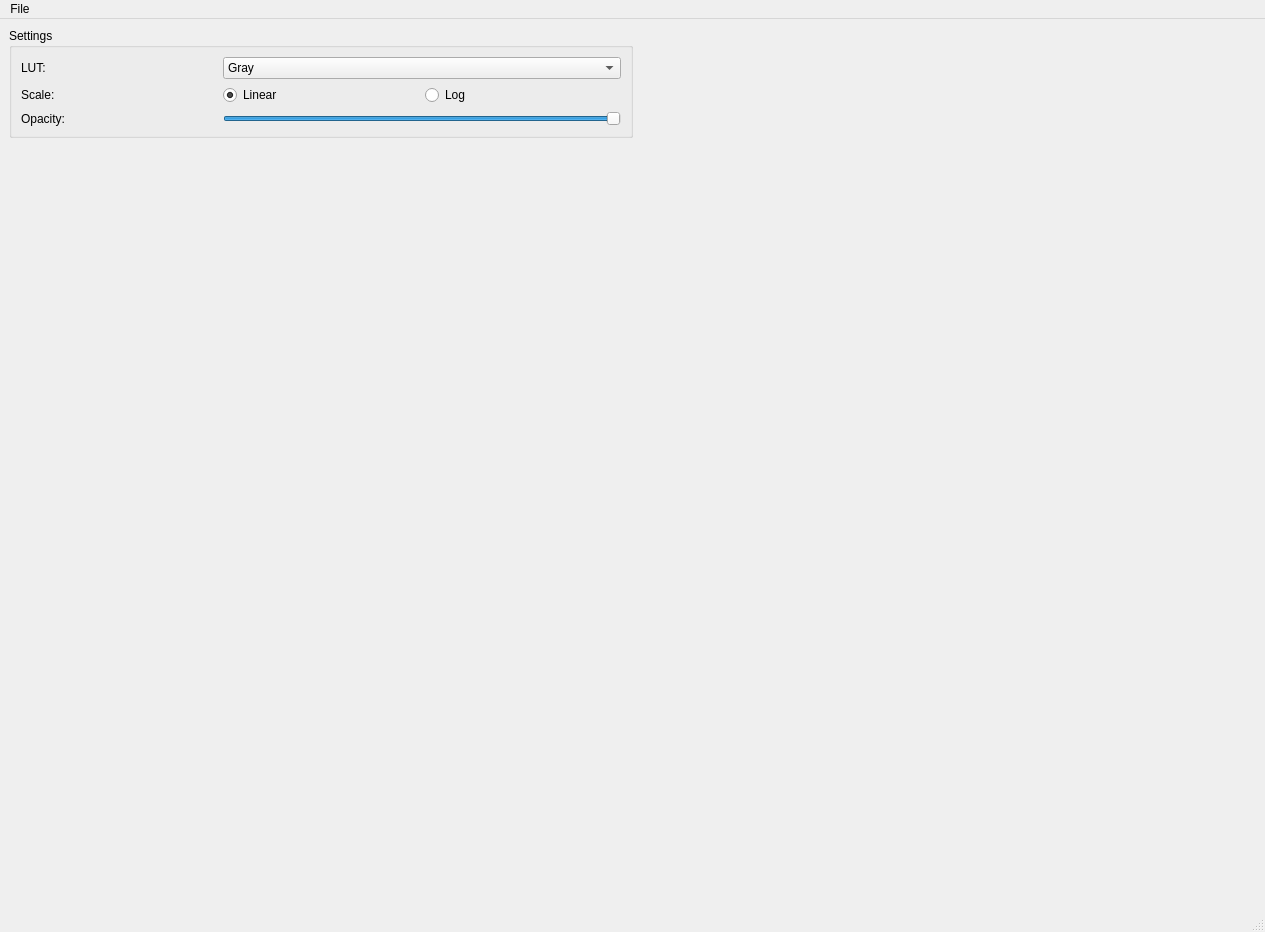
<?xml version="1.0" encoding="UTF-8"?>
<ui version="4.0">
 <class>vtkWindowPV</class>
 <widget class="QMainWindow" name="vtkWindowPV">
  <property name="geometry">
   <rect>
    <x>0</x>
    <y>0</y>
    <width>1265</width>
    <height>932</height>
   </rect>
  </property>
  <property name="windowTitle">
   <string>Position-Velocity Slice</string>
  </property>
  <widget class="QWidget" name="centralwidget">
   <layout class="QVBoxLayout" name="verticalLayout">
    <item>
     <layout class="QHBoxLayout" name="horizontalLayout">
      <item>
       <widget class="QGroupBox" name="groupBox">
        <property name="sizePolicy">
         <sizepolicy hsizetype="Expanding" vsizetype="Preferred">
          <horstretch>0</horstretch>
          <verstretch>0</verstretch>
         </sizepolicy>
        </property>
        <property name="title">
         <string>Settings</string>
        </property>
        <layout class="QGridLayout" name="gridLayout">
         <item row="2" column="0">
          <widget class="QLabel" name="label_3">
           <property name="text">
            <string>Opacity:</string>
           </property>
           <property name="buddy">
            <cstring>sliderOpacity</cstring>
           </property>
          </widget>
         </item>
         <item row="0" column="1" colspan="2">
          <widget class="QComboBox" name="comboLut">
           <item>
            <property name="text">
             <string>Gray</string>
            </property>
           </item>
           <item>
            <property name="text">
             <string>Default</string>
            </property>
           </item>
           <item>
            <property name="text">
             <string>Default Step</string>
            </property>
           </item>
           <item>
            <property name="text">
             <string>EField</string>
            </property>
           </item>
           <item>
            <property name="text">
             <string>Glow</string>
            </property>
           </item>
           <item>
            <property name="text">
             <string>MinMax</string>
            </property>
           </item>
           <item>
            <property name="text">
             <string>PhysicsContour</string>
            </property>
           </item>
           <item>
            <property name="text">
             <string>PureRed</string>
            </property>
           </item>
           <item>
            <property name="text">
             <string>PureGreen</string>
            </property>
           </item>
           <item>
            <property name="text">
             <string>PureBlue</string>
            </property>
           </item>
           <item>
            <property name="text">
             <string>Run1</string>
            </property>
           </item>
           <item>
            <property name="text">
             <string>Run2</string>
            </property>
           </item>
           <item>
            <property name="text">
             <string>Sar</string>
            </property>
           </item>
           <item>
            <property name="text">
             <string>Temperature</string>
            </property>
           </item>
           <item>
            <property name="text">
             <string>TenStep</string>
            </property>
           </item>
           <item>
            <property name="text">
             <string>VolRenGlow</string>
            </property>
           </item>
           <item>
            <property name="text">
             <string>VolRenRGB</string>
            </property>
           </item>
           <item>
            <property name="text">
             <string>VolRenTwoLev</string>
            </property>
           </item>
           <item>
            <property name="text">
             <string>AllYellow</string>
            </property>
           </item>
           <item>
            <property name="text">
             <string>AllCyane</string>
            </property>
           </item>
           <item>
            <property name="text">
             <string>AllViolet</string>
            </property>
           </item>
           <item>
            <property name="text">
             <string>AllBlack</string>
            </property>
           </item>
           <item>
            <property name="text">
             <string>AllRed</string>
            </property>
           </item>
           <item>
            <property name="text">
             <string>AllGreen</string>
            </property>
           </item>
           <item>
            <property name="text">
             <string>AllBlu</string>
            </property>
           </item>
          </widget>
         </item>
         <item row="0" column="0">
          <widget class="QLabel" name="label">
           <property name="text">
            <string>LUT:</string>
           </property>
           <property name="buddy">
            <cstring>comboLut</cstring>
           </property>
          </widget>
         </item>
         <item row="1" column="2">
          <widget class="QRadioButton" name="radioLog">
           <property name="text">
            <string>Log</string>
           </property>
          </widget>
         </item>
         <item row="1" column="1">
          <widget class="QRadioButton" name="radioLinear">
           <property name="text">
            <string>Linear</string>
           </property>
           <property name="checked">
            <bool>true</bool>
           </property>
          </widget>
         </item>
         <item row="1" column="0">
          <widget class="QLabel" name="label_2">
           <property name="text">
            <string>Scale:</string>
           </property>
          </widget>
         </item>
         <item row="2" column="1" colspan="2">
          <widget class="QSlider" name="sliderOpacity">
           <property name="minimum">
            <number>1</number>
           </property>
           <property name="maximum">
            <number>100</number>
           </property>
           <property name="value">
            <number>100</number>
           </property>
           <property name="orientation">
            <enum>Qt::Horizontal</enum>
           </property>
          </widget>
         </item>
        </layout>
       </widget>
      </item>
      <item>
       <spacer name="horizontalSpacer">
        <property name="orientation">
         <enum>Qt::Horizontal</enum>
        </property>
        <property name="sizeHint" stdset="0">
         <size>
          <width>40</width>
          <height>20</height>
         </size>
        </property>
       </spacer>
      </item>
     </layout>
    </item>
    <item>
     <widget class="QVTKOpenGLNativeWidget" name="qVtk" native="true">
      <property name="sizePolicy">
       <sizepolicy hsizetype="Expanding" vsizetype="Expanding">
        <horstretch>0</horstretch>
        <verstretch>0</verstretch>
       </sizepolicy>
      </property>
     </widget>
    </item>
   </layout>
  </widget>
  <widget class="QMenuBar" name="menubar">
   <property name="geometry">
    <rect>
     <x>0</x>
     <y>0</y>
     <width>1265</width>
     <height>22</height>
    </rect>
   </property>
   <widget class="QMenu" name="menuFile">
    <property name="title">
     <string>File</string>
    </property>
    <addaction name="actionSaveImage"/>
   </widget>
   <addaction name="menuFile"/>
  </widget>
  <widget class="QStatusBar" name="statusbar"/>
  <action name="actionSaveImage">
   <property name="text">
    <string>Save as PNG...</string>
   </property>
  </action>
 </widget>
 <customwidgets>
  <customwidget>
   <class>QVTKOpenGLNativeWidget</class>
   <extends>QWidget</extends>
   <header>QVTKOpenGLNativeWidget.h</header>
   <container>1</container>
  </customwidget>
 </customwidgets>
 <tabstops>
  <tabstop>comboLut</tabstop>
  <tabstop>radioLinear</tabstop>
  <tabstop>radioLog</tabstop>
  <tabstop>sliderOpacity</tabstop>
 </tabstops>
 <resources/>
 <connections/>
</ui>
